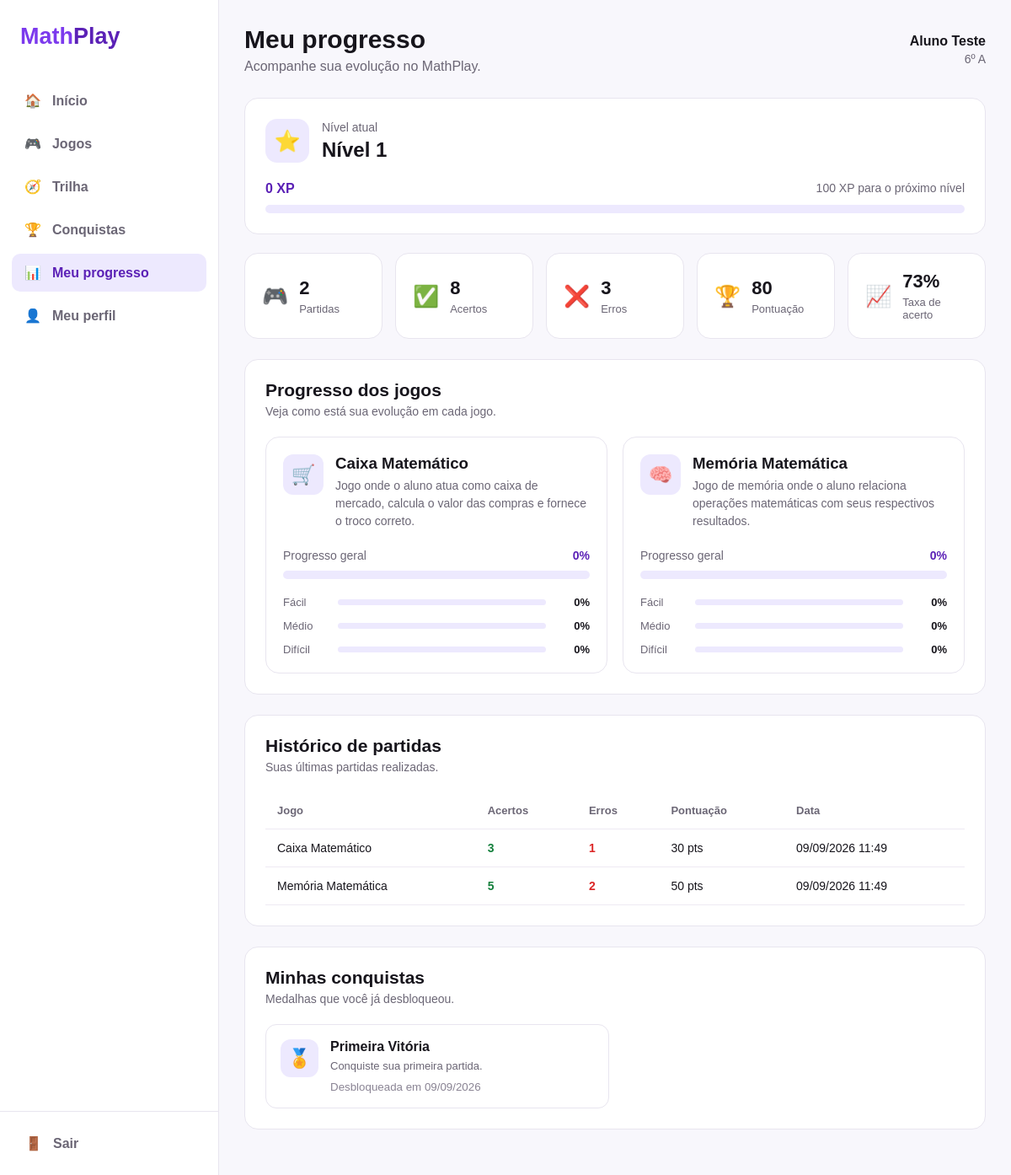
/aluno/progresso.php (signed in), run on the app's committed database.
### tables this page shows
CREATE TABLE usuarios (
    id INT AUTO_INCREMENT PRIMARY KEY,
    nome VARCHAR(100) NOT NULL,
    email VARCHAR(100) NOT NULL UNIQUE,
    senha VARCHAR(255) NOT NULL,
    tipo ENUM('aluno', 'professor', 'admin') NOT NULL DEFAULT 'aluno',
    nivel INT NOT NULL DEFAULT 1,
    xp INT NOT NULL DEFAULT 0,
    data_cadastro TIMESTAMP DEFAULT CURRENT_TIMESTAMP
);

CREATE TABLE IF NOT EXISTS turmas (
    id INT AUTO_INCREMENT PRIMARY KEY,
    nome VARCHAR(10) NOT NULL,
    ano_serie INT NOT NULL,
    ativo BOOLEAN NOT NULL DEFAULT TRUE
);

CREATE TABLE jogos (
    id INT AUTO_INCREMENT PRIMARY KEY,
    nome VARCHAR(100) NOT NULL,
    descricao TEXT,
    tema VARCHAR(100) NOT NULL,
    ativo BOOLEAN NOT NULL DEFAULT TRUE
);

CREATE TABLE partidas (
    id INT AUTO_INCREMENT PRIMARY KEY,
    usuario_id INT NOT NULL,
    jogo_id INT NOT NULL,
    data_inicio TIMESTAMP DEFAULT CURRENT_TIMESTAMP,
    data_fim TIMESTAMP NULL,
    acertos INT NOT NULL DEFAULT 0,
    erros INT NOT NULL DEFAULT 0,
    pontuacao INT NOT NULL DEFAULT 0,

    FOREIGN KEY (usuario_id) REFERENCES usuarios(id),
    FOREIGN KEY (jogo_id) REFERENCES jogos(id)
);

CREATE TABLE usuario_conquistas (
    id INT AUTO_INCREMENT PRIMARY KEY,
    usuario_id INT NOT NULL,
    conquista_id INT NOT NULL,
    data_desbloqueio TIMESTAMP DEFAULT CURRENT_TIMESTAMP,

    FOREIGN KEY (usuario_id) REFERENCES usuarios(id),
    FOREIGN KEY (conquista_id) REFERENCES conquistas(id),

    UNIQUE (usuario_id, conquista_id)
);

CREATE TABLE conquistas (
    id INT AUTO_INCREMENT PRIMARY KEY,
    nome VARCHAR(100) NOT NULL,
    descricao TEXT NOT NULL,
    tipo VARCHAR(50) NOT NULL
);

### aluno/progresso.php (the view, shortened to what this page needs)
<?php
require_once '../config/config.php';
$usuarioId = usuarioId();
$stmt = $pdo->prepare("
    SELECT nome, email, nivel, xp, turma_id
    FROM usuarios
    WHERE id = ?
");
$stmt->execute([$usuarioId]);
$usuario = $stmt->fetch();
$turmaNome = 'Não definida';
if (!empty($usuario['turma_id'])) {
    $stmt = $pdo->prepare("
        SELECT nome
        FROM turmas
        WHERE id = ?
    ");
    $stmt->execute([$usuario['turma_id']]);
    $turma = $stmt->fetch();
    if ($turma) {
        $turmaNome = $turma['nome'];
    }
}
$stmt = $pdo->prepare("
    SELECT
        COUNT(*) AS partidas,
        COALESCE(SUM(acertos), 0) AS acertos,
        COALESCE(SUM(erros), 0) AS erros,
        COALESCE(SUM(pontuacao), 0) AS pontuacao
    FROM partidas
    WHERE usuario_id = ?
");
$stmt->execute([$usuarioId]);
$estatisticas = $stmt->fetch();
$partidas = (int) $estatisticas['partidas'];
$acertos = (int) $estatisticas['acertos'];
$erros = (int) $estatisticas['erros'];
$pontuacao = (int) $estatisticas['pontuacao'];
$totalRespostas = $acertos + $erros;
$taxaAcerto = $totalRespostas > 0
    ? round(($acertos / $totalRespostas) * 100)
    : 0;
$stmt = $pdo->prepare("
    SELECT
        j.id,
        j.nome,
        j.descricao,
        COALESCE(
            MAX(CASE WHEN p.dificuldade = 'facil' THEN p.porcentagem ELSE 0 END),
            0
        ) AS facil,
        COALESCE(
            MAX(CASE WHEN p.dificuldade = 'medio' THEN p.porcentagem ELSE 0 END),
            0
        ) AS medio,
        COALESCE(
            MAX(CASE WHEN p.dificuldade = 'dificil' THEN p.porcentagem ELSE 0 END),
            0
        ) AS dificil
    FROM jogos j
    LEFT JOIN progresso p
        ON p.jogo_id = j.id
        AND p.usuario_id = ?
    WHERE j.nome IN ('Caixa Matemático', 'Memória Matemática')
    GROUP BY j.id, j.nome, j.descricao
    ORDER BY j.id
");
$stmt->execute([$usuarioId]);
$jogos = $stmt->fetchAll();
$stmt = $pdo->prepare("
    SELECT
        p.id,
        j.nome AS jogo,
        p.acertos,
        p.erros,
        p.pontuacao,
        p.data_inicio,
        p.data_fim
    FROM partidas p
    INNER JOIN jogos j
        ON j.id = p.jogo_id
    WHERE p.usuario_id = ?
    ORDER BY p.data_inicio DESC
    LIMIT 10
");
$stmt->execute([$usuarioId]);
$historico = $stmt->fetchAll();
$stmt = $pdo->prepare("
    SELECT
        c.nome,
        c.descricao,
        c.tipo,
        uc.data_desbloqueio
    FROM usuario_conquistas uc
    INNER JOIN conquistas c
        ON c.id = uc.conquista_id
    WHERE uc.usuario_id = ?
    ORDER BY uc.data_desbloqueio DESC
");
$stmt->execute([$usuarioId]);
$conquistas = $stmt->fetchAll();
$xp = (int) $usuario['xp'];
$nivel = (int) $usuario['nivel'];
$xpNoNivel = $xp % 100;
$xpRestante = 100 - $xpNoNivel;
?>
<!DOCTYPE html>
<html lang="pt-BR">
<head>
    <link rel="stylesheet" href="../assets/css/progresso-aluno.css">
</head>
<body>
<div class="layout">
    <aside class="sidebar">
        <div class="logo">
            <span>Math</span>Play
        </div>
        <nav class="menu">
            <a href="dashboard.php">
                🏠
                <span>Início</span>
            </a>
            <a href="jogos.php">
                🎮
                <span>Jogos</span>
            </a>
            <a href="trilha.php">
                🧭
                <span>Trilha</span>
            </a>
            <a href="conquistas.php">
                🏆
                <span>Conquistas</span>
            </a>
            <a href="progresso.php" class="ativo">
                📊
                <span>Meu progresso</span>
            </a>
            <a href="perfil.php">
                👤
                <span>Meu perfil</span>
            </a>
        </nav>
        <div class="sidebar-bottom">
            <a href="../logout.php" class="logout">
                🚪
                <span>Sair</span>
            </a>
        </div>
    </aside>
    <main class="conteudo">
        <header class="topbar">
            <div>
                <h1>Meu progresso</h1>
                <p>Acompanhe sua evolução no MathPlay.</p>
            </div>
            <div class="usuario-topo">
                <strong><?= htmlspecialchars($usuario['nome']) ?></strong>
                <span><?= htmlspecialchars($turmaNome) ?></span>
            </div>
        </header>
        <section class="card xp-card">
            <div class="xp-info">
                <div class="icone-nivel">
                    ⭐
                </div>
                <div>
                    <span class="label">Nível atual</span>
                    <h2>Nível <?= $nivel ?></h2>
                </div>
            </div>
            <div class="xp-total">
                <strong><?= $xp ?> XP</strong>
                <span><?= $xpRestante ?> XP para o próximo nível</span>
            </div>
            <div class="barra">
            </div>
        </section>
        <section class="estatisticas">
            <div class="stat-card">
                <span class="stat-icone">🎮</span>
                <div>
                    <strong><?= $partidas ?></strong>
                    <span>Partidas</span>
                </div>
            </div>
            <div class="stat-card">
                <span class="stat-icone">✅</span>
                <div>
                    <strong><?= $acertos ?></strong>
                    <span>Acertos</span>
                </div>
            </div>
            <div class="stat-card">
                <span class="stat-icone">❌</span>
                <div>
                    <strong><?= $erros ?></strong>
                    <span>Erros</span>
                </div>
            </div>
            <div class="stat-card">
                <span class="stat-icone">🏆</span>
                <div>
                    <strong><?= $pontuacao ?></strong>
                    <span>Pontuação</span>
                </div>
            </div>
            <div class="stat-card">
                <span class="stat-icone">📈</span>
                <div>
                    <strong><?= $taxaAcerto ?>%</strong>
                    <span>Taxa de acerto</span>
                </div>
            </div>
        </section>
        <section class="secao">
            <div class="titulo-secao">
                <div>
                    <h2>Progresso dos jogos</h2>
                    <p>Veja como está sua evolução em cada jogo.</p>
                </div>
            </div>
            <div class="jogos-progresso">
                <?php foreach ($jogos as $jogo): ?>
                    <?php
                    $facil = (float) $jogo['facil'];
                    $medio = (float) $jogo['medio'];
                    $dificil = (float) $jogo['dificil'];
                    $mediaJogo = round(
                        ($facil + $medio + $dificil) / 3
                    );
                    ?>
                    <article class="jogo-card">
                        <div class="jogo-header">
                            <div class="jogo-icone">
                                <?= $jogo['nome'] === 'Caixa Matemático' ? '🛒' : '🧠' ?>
                            </div>
                            <div>
                                <h3>
                                    <?= htmlspecialchars($jogo['nome']) ?>
                                </h3>
                                <p>
                                    <?= htmlspecialchars($jogo['descricao']) ?>
                                </p>
                            </div>
                        </div>
                        <div class="progresso-geral">
                            <div class="linha-progresso">
                                <span>Progresso geral</span>
                                <strong><?= $mediaJogo ?>%</strong>
                            </div>
                            <div class="barra">
                            </div>
                        </div>
                        <div class="dificuldades">
                            <div>
                                <span>Fácil</span>
                                <div class="mini-barra">
                                </div>
                                <strong><?= round($facil) ?>%</strong>
                            </div>
                            <div>
                                <span>Médio</span>
                                <div class="mini-barra">
                                </div>
                                <strong><?= round($medio) ?>%</strong>
                            </div>
                            <div>
                                <span>Difícil</span>
                                <div class="mini-barra">
                                </div>
                                <strong><?= round($dificil) ?>%</strong>
                            </div>
                        </div>
                    </article>
                <?php endforeach; ?>
            </div>
        </section>
        <section class="secao">
            <div class="titulo-secao">
                <div>
                    <h2>Histórico de partidas</h2>
                    <p>Suas últimas partidas realizadas.</p>
                </div>
            </div>
            <?php if (empty($historico)): ?>
                <div class="vazio">
                    <span>🎮</span>
                    <h3>Nenhuma partida ainda</h3>
                    <p>Jogue um dos desafios para começar seu histórico.</p>
                    <a href="jogos.php" class="botao">
                        Ver jogos
                    </a>
                </div>
            <?php else: ?>
                <div class="tabela-container">
                    <table>
                        <thead>
                            <tr>
                                <th>Jogo</th>
                                <th>Acertos</th>
                                <th>Erros</th>
                                <th>Pontuação</th>
                                <th>Data</th>
                            </tr>
                        </thead>
                        <tbody>
                        <?php foreach ($historico as $partida): ?>
                            <tr>
                                <td>
                                    <?= htmlspecialchars($partida['jogo']) ?>
                                </td>
                                <td class="acerto">
                                    <?= (int) $partida['acertos'] ?>
                                </td>
                                <td class="erro">
                                    <?= (int) $partida['erros'] ?>
                                </td>
                                <td>
                                    <?= (int) $partida['pontuacao'] ?> pts
                                </td>
                                <td>
                                    <?= date(
                                        'd/m/Y H:i',
                                        strtotime($partida['data_inicio'])
                                    ) ?>
                                </td>
                            </tr>
                        <?php endforeach; ?>
                        </tbody>
                    </table>
                </div>
            <?php endif; ?>
        </section>
        <section class="secao">
            <div class="titulo-secao">
                <div>
                    <h2>Minhas conquistas</h2>
                    <p>Medalhas que você já desbloqueou.</p>
                </div>
            </div>
            <?php if (empty($conquistas)): ?>
                <div class="vazio">
                    <span>🏆</span>
                    <h3>Nenhuma conquista ainda</h3>
                    <p>Continue jogando para desbloquear medalhas.</p>
                </div>
            <?php else: ?>
                <div class="conquistas">
                    <?php foreach ($conquistas as $conquista): ?>
                        <div class="conquista">
                            <div class="conquista-icone">
                                🏅
                            </div>
                            <div>
                                <h3>
                                    <?= htmlspecialchars($conquista['nome']) ?>
                                </h3>
                                <p>
                                    <?= htmlspecialchars($conquista['descricao']) ?>
                                </p>
                                <small>
                                    Desbloqueada em
                                    <?= date(
                                        'd/m/Y',
                                        strtotime($conquista['data_desbloqueio'])
                                    ) ?>
                                </small>
                            </div>
                        </div>
                    <?php endforeach; ?>
                </div>
            <?php endif; ?>
        </section>
    </main>
</div>
</body>
</html>

### data on the page
usuarios: nome "Aluno Teste", nivel "1", xp "0", xp "100"
turmas: nome "6º A"
jogos: nome "Caixa Matemático", descricao "Jogo onde o aluno atua como caixa de mercado, calcula o valor das compras e fornece o troco correto.", mediaJogo "0", facil "0", medio "0", dificil "0"
jogos: nome "Memória Matemática", descricao "Jogo de memória onde o aluno relaciona operações matemáticas com seus respectivos resultados.", mediaJogo "0", facil "0", medio "0", dificil "0"
partidas: jogo.nome "Caixa Matemático", acertos "3", erros "1", pontuacao "30", data_inicio "09/09/2026 11:49"
partidas: jogo.nome "Memória Matemática", acertos "5", erros "2", pontuacao "50", data_inicio "09/09/2026 11:49"
usuario_conquistas: conquista.nome "Primeira Vitória", conquista.descricao "Conquiste sua primeira partida.", data_desbloqueio "09/09/2026"

### other printed values
$partidas "2"
$acertos "8"
$erros "3"
$pontuacao "80"
$taxaAcerto "73"
